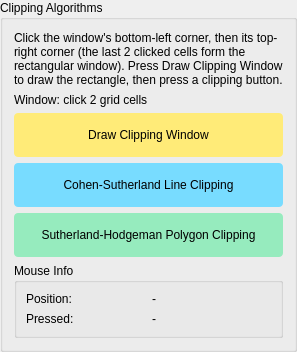
         <widget class="QGroupBox" name="clippingSectionGroupBox">
          <property name="title">
           <string>Clipping Algorithms</string>
          </property>
          <layout class="QVBoxLayout" name="clippingSectionLayout">
           <item>
            <widget class="QLabel" name="clip_hint">
             <property name="text">
              <string>Click the window's bottom-left corner, then its top-right corner (the last 2 clicked cells form the rectangular window). Press Draw Clipping Window to draw the rectangle, then press a clipping button.</string>
             </property>
             <property name="wordWrap">
              <bool>true</bool>
             </property>
            </widget>
           </item>
           <item>
            <widget class="QLabel" name="clip_window_info">
             <property name="text">
              <string>Window: click 2 grid cells</string>
             </property>
             <property name="wordWrap">
              <bool>true</bool>
             </property>
            </widget>
           </item>
           <item>
            <widget class="QPushButton" name="draw_clip_window">
             <property name="minimumSize">
              <size>
               <width>0</width>
               <height>44</height>
              </size>
             </property>
             <property name="styleSheet">
              <string notr="true">QPushButton {
    background-color: rgb(255, 235, 120);
    color: black;
    border-radius: 4px;
}

QPushButton:hover {
    background-color: rgb(225, 205, 95);
}</string>
             </property>
             <property name="text">
              <string>Draw Clipping Window</string>
             </property>
            </widget>
           </item>
           <item>
            <widget class="QPushButton" name="cohen_sutherland">
             <property name="minimumSize">
              <size>
               <width>0</width>
               <height>44</height>
              </size>
             </property>
             <property name="styleSheet">
              <string notr="true">QPushButton {
    background-color: rgb(120, 220, 255);
    color: black;
    border-radius: 4px;
}

QPushButton:hover {
    background-color: rgb(95, 185, 220);
}</string>
             </property>
             <property name="text">
              <string>Cohen-Sutherland Line Clipping</string>
             </property>
            </widget>
           </item>
           <item>
            <widget class="QPushButton" name="sutherland_hodgeman">
             <property name="minimumSize">
              <size>
               <width>0</width>
               <height>44</height>
              </size>
             </property>
             <property name="styleSheet">
              <string notr="true">QPushButton {
    background-color: rgb(150, 235, 190);
    color: black;
    border-radius: 4px;
}

QPushButton:hover {
    background-color: rgb(120, 200, 155);
}</string>
             </property>
             <property name="text">
              <string>Sutherland-Hodgeman Polygon Clipping</string>
             </property>
            </widget>
           </item>
           <item>
            <widget class="QGroupBox" name="mouseGroupBox6">
             <property name="title">
              <string>Mouse Info</string>
             </property>
             <layout class="QVBoxLayout" name="mouseGroupLayout6">
              <item>
               <layout class="QHBoxLayout" name="mouseMoveLayout6">
                <item>
                 <widget class="QLabel" name="mouseMoveCaption6">
                  <property name="text">
                   <string>Position:</string>
                  </property>
                 </widget>
                </item>
                <item>
                 <widget class="QLabel" name="mouse_movement_6">
                  <property name="text">
                   <string>-</string>
                  </property>
                 </widget>
                </item>
               </layout>
              </item>
              <item>
               <layout class="QHBoxLayout" name="mousePressLayout6">
                <item>
                 <widget class="QLabel" name="mousePressCaption6">
                  <property name="text">
                   <string>Pressed:</string>
                  </property>
                 </widget>
                </item>
                <item>
                 <widget class="QLabel" name="mouse_pressed_6">
                  <property name="text">
                   <string>-</string>
                  </property>
                 </widget>
                </item>
               </layout>
              </item>
             </layout>
            </widget>
           </item>
          </layout>
         </widget>
